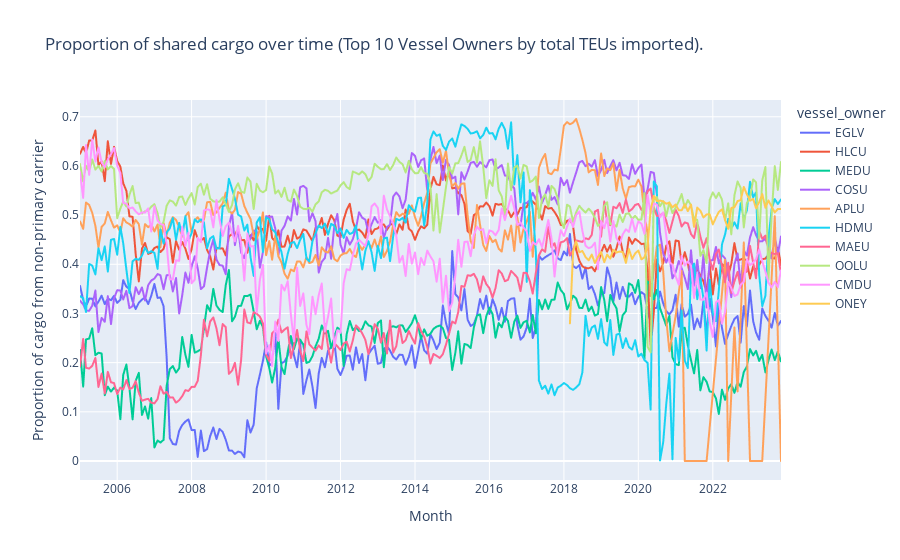

Notebook cell for this chart:
### Code cell
sharing_over_time_plotly(
    data_lf=imports_lf,
    group_var='vessel_owner',
    include_missing_vessels=False,
    title='Proportion of shared cargo over time (Top 10 Vessel Owners by total TEUs imported).')

### Figure 1 — Plotly figure (JSON) as saved in the notebook; plotly's stock layout.template omitted (floating-point values rounded to 4 significant figures; data arrays with more than 128 entries replaced by an {"elided": "..."} marker saying what was removed)
{"data": [{"hovertemplate": "vessel_owner=EGLV<br>Month=%{x}<br>Proportion of cargo from non-primary carrier=%{y}<extra></extra>", "legendgroup": "EGLV", "line": {"color": "#636efa", "dash": "solid"}, "marker": {"symbol": "circle"}, "mode": "lines", "name": "EGLV", "showlegend": true, "type": "scattergl", "x": {"elided": "227 str values"}, "xaxis": "x", "y": {"elided": "227 float values"}, "yaxis": "y"}, {"hovertemplate": "vessel_owner=HLCU<br>Month=%{x}<br>Proportion of cargo from non-primary carrier=%{y}<extra></extra>", "legendgroup": "HLCU", "line": {"color": "#EF553B", "dash": "solid"}, "marker": {"symbol": "circle"}, "mode": "lines", "name": "HLCU", "showlegend": true, "type": "scattergl", "x": {"elided": "227 str values"}, "xaxis": "x", "y": {"elided": "227 float values"}, "yaxis": "y"}, {"hovertemplate": "vessel_owner=MEDU<br>Month=%{x}<br>Proportion of cargo from non-primary carrier=%{y}<extra></extra>", "legendgroup": "MEDU", "line": {"color": "#00cc96", "dash": "solid"}, "marker": {"symbol": "circle"}, "mode": "lines", "name": "MEDU", "showlegend": true, "type": "scattergl", "x": {"elided": "227 str values"}, "xaxis": "x", "y": {"elided": "227 float values"}, "yaxis": "y"}, {"hovertemplate": "vessel_owner=COSU<br>Month=%{x}<br>Proportion of cargo from non-primary carrier=%{y}<extra></extra>", "legendgroup": "COSU", "line": {"color": "#ab63fa", "dash": "solid"}, "marker": {"symbol": "circle"}, "mode": "lines", "name": "COSU", "showlegend": true, "type": "scattergl", "x": {"elided": "227 str values"}, "xaxis": "x", "y": {"elided": "227 float values"}, "yaxis": "y"}, {"hovertemplate": "vessel_owner=APLU<br>Month=%{x}<br>Proportion of cargo from non-primary carrier=%{y}<extra></extra>", "legendgroup": "APLU", "line": {"color": "#FFA15A", "dash": "solid"}, "marker": {"symbol": "circle"}, "mode": "lines", "name": "APLU", "showlegend": true, "type": "scattergl", "x": {"elided": "211 str values"}, "xaxis": "x", "y": {"elided": "211 float values"}, "yaxis": "y"}, {"hovertemplate": "vessel_owner=HDMU<br>Month=%{x}<br>Proportion of cargo from non-primary carrier=%{y}<extra></extra>", "legendgroup": "HDMU", "line": {"color": "#19d3f3", "dash": "solid"}, "marker": {"symbol": "circle"}, "mode": "lines", "name": "HDMU", "showlegend": true, "type": "scattergl", "x": {"elided": "227 str values"}, "xaxis": "x", "y": {"elided": "227 float values"}, "yaxis": "y"}, {"hovertemplate": "vessel_owner=MAEU<br>Month=%{x}<br>Proportion of cargo from non-primary carrier=%{y}<extra></extra>", "legendgroup": "MAEU", "line": {"color": "#FF6692", "dash": "solid"}, "marker": {"symbol": "circle"}, "mode": "lines", "name": "MAEU", "showlegend": true, "type": "scattergl", "x": {"elided": "227 str values"}, "xaxis": "x", "y": {"elided": "227 float values"}, "yaxis": "y"}, {"hovertemplate": "vessel_owner=OOLU<br>Month=%{x}<br>Proportion of cargo from non-primary carrier=%{y}<extra></extra>", "legendgroup": "OOLU", "line": {"color": "#B6E880", "dash": "solid"}, "marker": {"symbol": "circle"}, "mode": "lines", "name": "OOLU", "showlegend": true, "type": "scattergl", "x": {"elided": "227 str values"}, "xaxis": "x", "y": {"elided": "227 float values"}, "yaxis": "y"}, {"hovertemplate": "vessel_owner=CMDU<br>Month=%{x}<br>Proportion of cargo from non-primary carrier=%{y}<extra></extra>", "legendgroup": "CMDU", "line": {"color": "#FF97FF", "dash": "solid"}, "marker": {"symbol": "circle"}, "mode": "lines", "name": "CMDU", "showlegend": true, "type": "scattergl", "x": {"elided": "227 str values"}, "xaxis": "x", "y": {"elided": "227 float values"}, "yaxis": "y"}, {"hovertemplate": "vessel_owner=ONEY<br>Month=%{x}<br>Proportion of cargo from non-primary carrier=%{y}<extra></extra>", "legendgroup": "ONEY", "line": {"color": "#FECB52", "dash": "solid"}, "marker": {"symbol": "circle"}, "mode": "lines", "name": "ONEY", "showlegend": true, "type": "scattergl", "x": ["2018-03-01T00:00:00", "2018-04-01T00:00:00", "2018-05-01T00:00:00", "2018-06-01T00:00:00", "2018-07-01T00:00:00", "2018-08-01T00:00:00", "2018-09-01T00:00:00", "2018-10-01T00:00:00", "2018-11-01T00:00:00", "2018-12-01T00:00:00", "2019-01-01T00:00:00", "2019-02-01T00:00:00", "2019-03-01T00:00:00", "2019-04-01T00:00:00", "2019-05-01T00:00:00", "2019-06-01T00:00:00", "2019-07-01T00:00:00", "2019-08-01T00:00:00", "2019-09-01T00:00:00", "2019-10-01T00:00:00", "2019-11-01T00:00:00", "2019-12-01T00:00:00", "2020-01-01T00:00:00", "2020-02-01T00:00:00", "2020-03-01T00:00:00", "2020-04-01T00:00:00", "2020-05-01T00:00:00", "2020-06-01T00:00:00", "2020-07-01T00:00:00", "2020-08-01T00:00:00", "2020-09-01T00:00:00", "2020-10-01T00:00:00", "2020-11-01T00:00:00", "2020-12-01T00:00:00", "2021-01-01T00:00:00", "2021-02-01T00:00:00", "2021-03-01T00:00:00", "2021-04-01T00:00:00", "2021-05-01T00:00:00", "2021-06-01T00:00:00", "2021-07-01T00:00:00", "2021-08-01T00:00:00", "2021-09-01T00:00:00", "2021-10-01T00:00:00", "2021-11-01T00:00:00", "2021-12-01T00:00:00", "2022-01-01T00:00:00", "2022-02-01T00:00:00", "2022-03-01T00:00:00", "2022-04-01T00:00:00", "2022-05-01T00:00:00", "2022-06-01T00:00:00", "2022-07-01T00:00:00", "2022-08-01T00:00:00", "2022-09-01T00:00:00", "2022-10-01T00:00:00", "2022-11-01T00:00:00", "2022-12-01T00:00:00", "2023-01-01T00:00:00", "2023-02-01T00:00:00", "2023-03-01T00:00:00", "2023-04-01T00:00:00", "2023-05-01T00:00:00", "2023-06-01T00:00:00", "2023-07-01T00:00:00", "2023-08-01T00:00:00", "2023-09-01T00:00:00", "2023-10-01T00:00:00", "2023-11-01T00:00:00"], "xaxis": "x", "y": [0.2798, 0.4262, 0.4464, 0.4244, 0.427, 0.4147, 0.4081, 0.4197, 0.4027, 0.4152, 0.4249, 0.4043, 0.4197, 0.4116, 0.4294, 0.424, 0.4259, 0.4247, 0.4029, 0.431, 0.4108, 0.4221, 0.4279, 0.4101, 0.4142, 0.437, 0.5104, 0.5392, 0.5281, 0.5296, 0.5279, 0.5232, 0.5251, 0.5157, 0.5215, 0.5101, 0.5098, 0.522, 0.5081, 0.5215, 0.4761, 0.5153, 0.5089, 0.4953, 0.5012, 0.5019, 0.4812, 0.4952, 0.5065, 0.5118, 0.49, 0.4721, 0.5145, 0.5162, 0.5286, 0.5302, 0.5574, 0.5424, 0.5293, 0.5329, 0.514, 0.5263, 0.5428, 0.515, 0.5297, 0.5174, 0.5053, 0.5125, 0.5124], "yaxis": "y"}], "layout": {"legend": {"title": {"text": "vessel_owner"}, "tracegroupgap": 0}, "title": {"text": "Proportion of shared cargo over time (Top 10 Vessel Owners by total TEUs imported)."}, "xaxis": {"anchor": "y", "domain": [0, 1], "title": {"text": "Month"}}, "yaxis": {"anchor": "x", "domain": [0, 1], "title": {"text": "Proportion of cargo from non-primary carrier"}}}}
